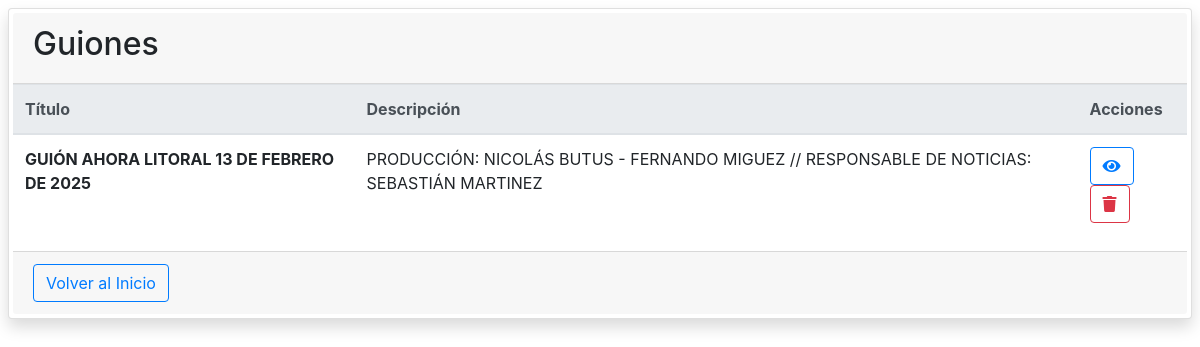
The app's page /listado_guiones, older data.
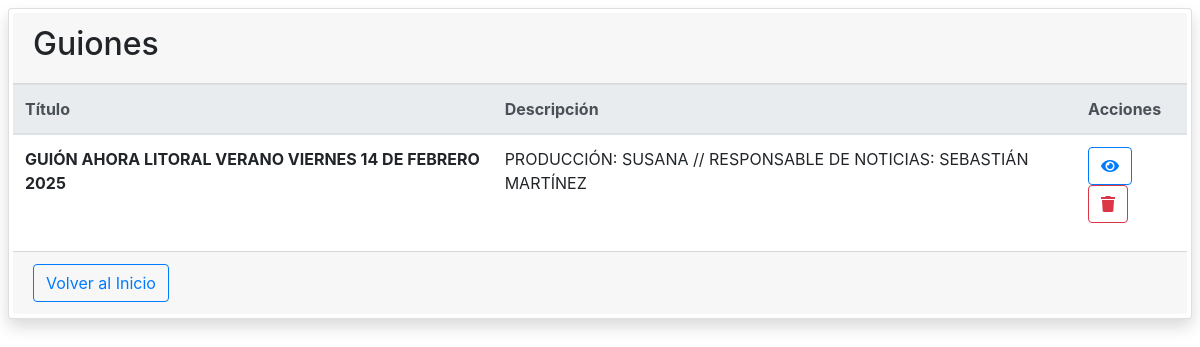
The same page, newer data.
### app.py (models this page shows)
class Guion(db.Model):
    __tablename__ = 'guion'
    id = db.Column(db.Integer, primary_key=True)
    nombre = db.Column(db.String(200), nullable=False)
    descripcion = db.Column(db.String(500), nullable=False)
    textos = db.relationship('Texto', backref='guion', lazy=True)

### app.py (the view)
@app.route('/listado_guiones')
def listado_guiones():
    guiones = Guion.query.all()
    return render_template('listado_guiones.html', guiones=guiones)

### templates/listado_guiones.html (shortened to what this page needs)
{% extends "base.html" %}
{% block extra_script %}
    <link rel="stylesheet" href="{{ url_for('static', filename='css/@fortawesome/fontawesome-free/css/all.min.css') }}">
{% endblock extra_script %}
{% block body %}
    <div class="card shadow p-1 m-2 rounded">
        <div class="card-header">
            <h2>Guiones</h2>
        </div>
        <div class="card-body p-0 m-0">
            <table class="table table-hover">
                <thead class="thead-light">
                <tr>
                    <th>Título</th>
                    <th>Descripción</th>
                    <th>Acciones</th>
                </tr>
                </thead>
                <tbody>
                {% for guion in guiones %}
                    <tr>
                        <td><strong>{{ guion.nombre }}</strong></td>
                        <td>{{ guion.descripcion }}</td>
                        <td>
                            <a href="{{ url_for('ver_guion', id=guion.id) }}">
                                <button class="btn btn-outline-primary"><i class="fas fa-eye"></i></button>
                            </a>
                            <button class="btn btn-outline-danger" onclick="borrarGuion({{ guion.id }})"><i
                                    class="fas fa-trash"></i></button>
                        </td>
                    </tr>
                {% endfor %}
                </tbody>
            </table>
        </div>
        <div class="card-footer">
            <a href="/">
                <button class="btn btn-outline-primary">Volver al Inicio</button>
            </a>
        </div>
    </div>
{% endblock body %}

### templates/base.html (shortened to what this page needs)
<!DOCTYPE html>
<html lang="es">
<head>
    <link rel="stylesheet" href="{{ url_for('static', filename='bootstrap-4.1.3/dist/css/bootstrap.css') }}">
    {% block extra_script %}
    {% endblock extra_script %}
</head>
<body>
{% block body %}
{% endblock body %}
</body>
</html>

Row changes from the older to the newer data that the page shows:
changed Guion: nombre "GUIÓN AHORA LITORAL 13 DE FEBRERO DE 2025" → "GUIÓN AHORA LITORAL VERANO VIERNES 14 DE FEBRERO 2025"; descripcion "PRODUCCIÓN: NICOLÁS BUTUS - FERNANDO MIGUEZ // RESPONSABLE DE NOTICIAS: SEBASTIÁN MARTINEZ" → "PRODUCCIÓN: SUSANA // RESPONSABLE DE NOTICIAS: SEBASTIÁN MARTÍNEZ"
